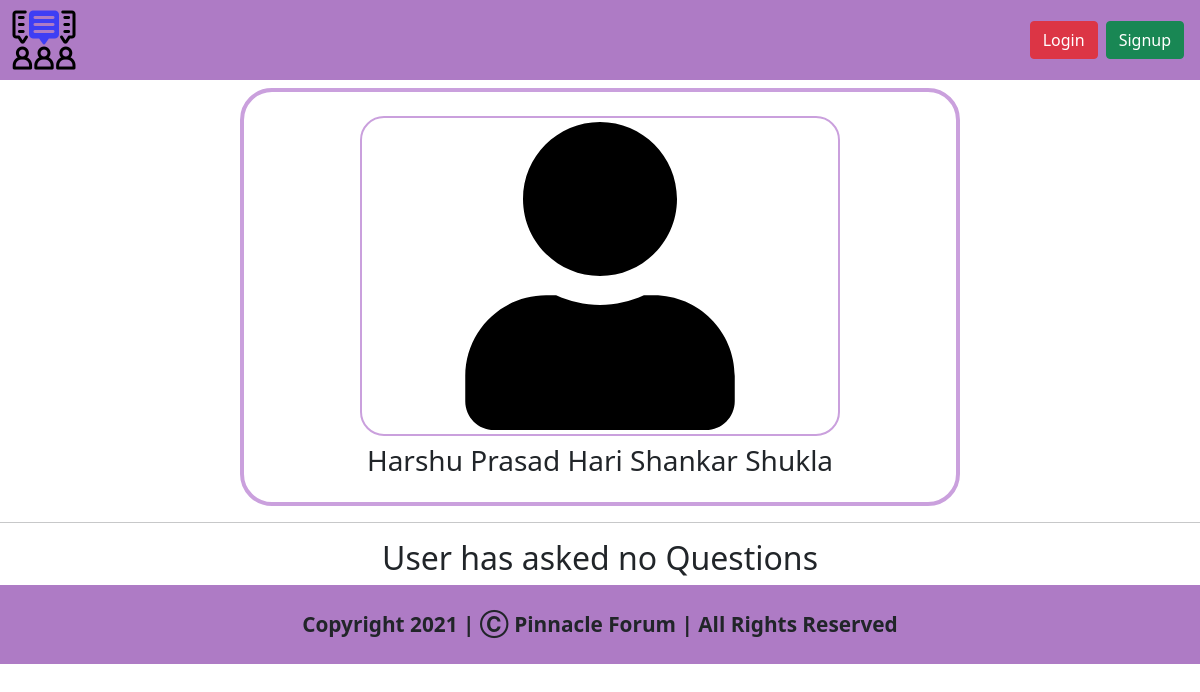
The app's page /profile/4be48ece316d4c958a0eef7aac9f994c, older data.
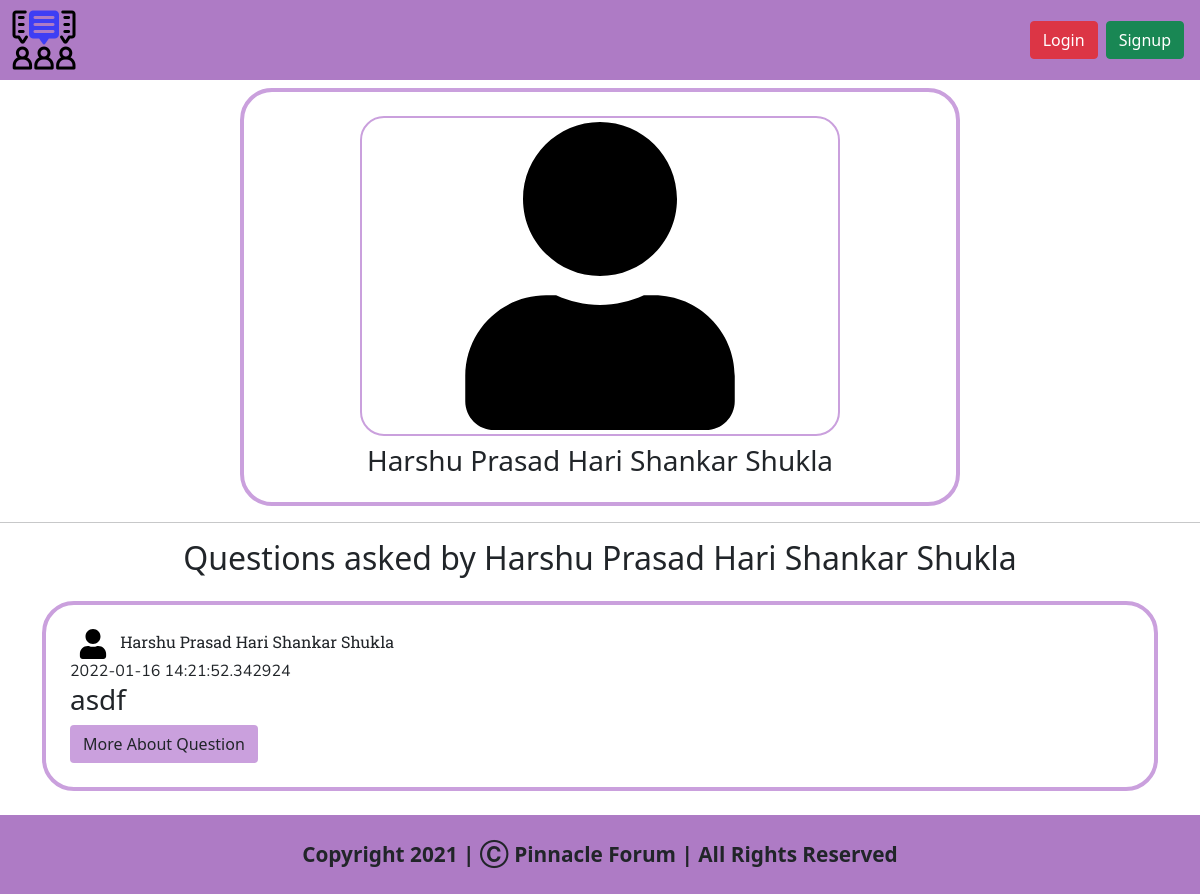
The same page, newer data.
### views/models.py (models this page shows, shortened)
class User(db.Model, UserMixin):
    userName = db.Column(db.String(1000),primary_key=True)
    realNameOfUser = db.Column(db.String(250),nullable=False)
    emailOfUser = db.Column(db.String(250),nullable=False,unique=True) #Adding unique=True to add only unique emails in database
    passwordOfUser = db.Column(db.String(1000),nullable=False)

class Question(db.Model):
    questionId = db.Column(db.String(1000),primary_key=True)
    questionTitle = db.Column(db.String(250),nullable=False)
    questionDescription = db.Column(db.String(250000),nullable=False)
    userNameOfAsker = db.Column(db.String(1000),nullable=False)
    realNameOfAsker = db.Column(db.String(250),nullable=False)
    categoryId = db.Column(db.String(300),nullable=False)
    dateNow = db.Column(db.DateTime,default=datetime.utcnow())

### views/profile.py (the view, shortened to what this page needs)
@profile.route('/<string:profileId>',methods=['GET','POST'])
def profilePageFunction(profileId):
    userObject = User.query.filter_by(userName=profileId).first()
    userQuestions = Question.query.filter_by(userNameOfAsker=profileId).all()
    hasUserAskedQuestions = Question.query.filter_by(userNameOfAsker=profileId).count() # Counting wether the user has asked some questons
    if hasUserAskedQuestions == 0:
        return render_template('profile.html',user=current_user,profileUser=userObject,noQuestions=True,categoryData=Category.query.all()) # Rendering HTML Page
    else:
        return render_template('profile.html',user=current_user,profileUser=userObject,userQuestions=userQuestions,noQuestions=False,categoryData=Category.query.all()) # Rendering HTML Page

### views/templates/profile.html (shortened to what this page needs)
<!doctype html>
<html lang="en">
<head>
  <link href="https://cdn.jsdelivr.net/npm/bootstrap@5.1.3/dist/css/bootstrap.min.css" rel="stylesheet"
>
  <link rel="stylesheet" href="{{ url_for('static',filename='css/profile.css') }}">
  <link rel="stylesheet" href="{{ url_for('static',filename='css/category.css') }}">
</head>
<body>
  <nav class="navbar navbar-expand-lg navbar-light  navigation-bar" style="background-color: rgb(174, 123, 197);">
    <div class="container-fluid">
      <a href="/">
        <img src="../static/img/logo.png" id="companyLogoNavigationBar" src="home.html" style="cursor: pointer;">
      </a>
      <div class="collapse navbar-collapse" id="navbarSupportedContent">
        <form class="d-flex">
          {% if user.is_authenticated %}
          <a class="btn btn-danger mx-1" href="/logout">Logout</a>
          <a href="/profile/{{user.userName}}" class="user-icon-navbar mx-2">
            <img src="../static/img/user-icon.svg" style="height: 30px; width: 30px;">
          </a>
          {% else %}
          <a class="btn btn-danger mx-1" data-bs-toggle="modal" data-bs-target="#loginFormModal">Login</a>
          <a class="btn btn-success mx-1" data-bs-toggle="modal" data-bs-target="#signupFormModal">Signup</a>
          {% endif %}
        </form>
      </div>
    </div>
  </nav>
  {% if user.is_authenticated %}
  {% if user.userName == profileUser.userName %}
  <div class="profile-div my-2 py-3 px-3">
    <img src="../static/img/user-icon.svg" class="user-img-profile py-1 px-1 my-2">
    <h3 class="name">{{profileUser.realNameOfUser}}</h3>
    <button class="btn profile-btn my-1" data-bs-toggle="modal" data-bs-target="#editProfileModal">Edit Profile</button>
  </div>
  <div class="modal fade" id="editProfileModal" tabindex="-1" aria-labelledby="editProfileModal" aria-hidden="true">
    <div class="modal-dialog">
      <div class="modal-content">
        <div class="modal-header">
          <h5 class="modal-title" id="editProfileModalLabel">Edit Profile</h5>
          <button type="button" class="btn-close" data-bs-dismiss="modal" aria-label="Close"></button>
        </div>
        <div class="modal-body">
          <form method="post">
            <div class="mb-3">
              <label for="name" class="form-label">Name</label>
              <input type="text" name="newRealName" value="{{profileUser.realNameOfUser}}" class="form-control" id="name">
            </div>
            <div class="mb-3">
              <label for="password" class="form-label">Password</label>
              <input type="password" name="newPassword" class="form-control" id="password">
            </div>
            <button type="submit" class="btn profile-btn">Save Changes</button>
          </form>
        </div>
        <div class="modal-footer">
          <button type="button" class="btn btn-secondary" data-bs-dismiss="modal">Close</button>
        </div>
      </div>
    </div>
  </div>
  <div class="askQuestionsDiv my-2">
    <button class="btn profile-btn" data-bs-toggle="modal" data-bs-target="#askQuestionModal">Ask Question</button>
  </div>
  <div class="modal fade" id="askQuestionModal" tabindex="-1" aria-labelledby="askQuestionModal" aria-hidden="true">
    <div class="modal-dialog">
      <div class="modal-content">
        <div class="modal-header">
          <h5 class="modal-title" id="askQuestionModalLabel">Ask Question</h5>
          <button type="button" class="btn-close" data-bs-dismiss="modal" aria-label="Close"></button>
        </div>
        <div class="modal-body">
          <form action="/askQuestion/{{profileUser.userName}}" method="post">
            <div class="mb-3">
              <label for="questionTitle" class="form-label">Title of Question</label>
              <input type="text" class="form-control" name="questionTitle" id="questionTitle">
            </div>
            <div class="mb-3">
              <label for="askAQuestionTextArea" class="form-label">Content</label>
              <textarea class="form-control" name="questionDescription" id="askAQuestionTextArea"></textarea>
            </div>
            <div class="input-group mb-3">
              <label class="input-group-text" for="selectCategoryofQuestion">Select Category of Question</label>
              <select class="form-select" name="selectACategory" id="selectCategoryofQuestion">
                {% for category in categoryData %}
                <option value="{{category.categoryId}}">{{category.categoryName}}</option>
                {% endfor %}
              </select>
            </div>
            <button type="submit" id="askQuestionSubmitButton" class="btn profile-btn">Ask a Question</button>
          </form>
        </div>
        <div class="modal-footer">
          <button type="button" class="btn btn-secondary" data-bs-dismiss="modal">Close</button>
        </div>
      </div>
    </div>
  </div>
  {% else %}
  <div class="profile-div my-2 py-3 px-3">
    <img src="../static/img/user-icon.svg" class="user-img-profile py-1 px-1 my-2">
    <h3 class="name">{{profileUser.realNameOfUser}}</h3>
  </div>
  {% endif %}
  {% else %}
  <div class="profile-div my-2 py-3 px-3">
    <img src="../static/img/user-icon.svg" class="user-img-profile py-1 px-1 my-2">
    <h3 class="name">{{profileUser.realNameOfUser}}</h3>
  </div>
  {% endif %}
  <hr>
  {% if noQuestions %}
  <div class="questions-parent-div my-2 container">
    <h2 class="text-center">User has asked no Questions</h2>
  </div>
  {% else %}
  {% if user.is_authenticated %}
  {% if user.userName == profileUser.userName %}
  <div class="questions-parent-div my-2 container">
    <h2 class="text-center">Questions asked by {{profileUser.realNameOfUser}}</h2>
    {% for question in userQuestions %}
    <div class="question-div my-4 px-4 py-4">
      <div class="user-div">
        <a href="/profile/{{profileUser.userName}}"><img src="../static/img/user-icon.svg"
            class="user-icon-question mx-2"></a>
        <span class="userName">{{profileUser.realNameOfUser}}</span>
      </div>
      <div class="dateAddedDivOfQuestion">{{question.dateNow}}</div>
      <div class="question-info">
        <h3 class="question-heading">
          {{question.questionTitle}}
        </h3>
      </div>
      <a href="/question/{{question.questionId}}" class="btn question-btn">More About Question</a>
      <a href="/deleteQuestion/{{question.questionId}}" class="btn btn-danger mx-1">Delete Question</a>
    </div>
    {% endfor %}
  </div>
  {% endif %}
  {% else %}
  <div class="questions-parent-div my-2 container">
    <h2 class="text-center">Questions asked by {{profileUser.realNameOfUser}}</h2>
    {% for question in userQuestions %}
    <div class="question-div my-4 px-4 py-4">
      <div class="user-div">
        <a href="/profile/{{profileUser.userName}}"><img src="../static/img/user-icon.svg"
            class="user-icon-question mx-2"></a>
        <span class="userName">{{profileUser.realNameOfUser}}</span>
      </div>
      <div class="dateAddedDivOfQuestion">{{question.dateNow}}</div>
      <div class="question-info">
        <h3 class="question-heading">
          {{question.questionTitle}}
        </h3>
      </div>
      <a href="/question/{{question.questionId}}" class="btn question-btn">More About Question</a>
    </div>
    {% endfor %}
  </div>
  {% endif %}
  {% endif %}
  <footer class="py-4"
    style="background-color: rgb(174, 123, 197); width: 100%; font-weight: bold; font-size: 1.3rem; text-align: center;">
    Copyright 2021 | Ⓒ Pinnacle Forum | All Rights Reserved
  </footer>
</body>
</html>

### views/static/css/profile.css (style rules this page uses)
* { margin: 0px; padding: 0px; }
.profile-div { display: flex; flex-direction: column; align-items: center; justify-content: center; border: 4px solid rgb(202, 160, 221); border-radius: 32px; width: 60vw; margin-right: auto; margin-left: auto; }
.user-img-profile { height: 40vh; width: 40vw; border-radius: 2vw; border: 2px solid rgb(202, 160, 221); }

### views/static/css/category.css (style rules this page uses)
* { margin: 0px; padding: 0px; }
.question-div { border: 4px solid rgb(202, 160, 221); border-radius: 32px; }
.user-icon-question { height: 30px; width: 30px; }
.question-btn { background-color: rgb(202, 160, 221); }
.userName { font-family: 'Roboto Slab', serif; }
.dateAddedDivOfQuestion { font-family: 'Nunito', sans-serif; }

Row changes from the older to the newer data that the page shows:
shown differently, row unchanged: User "Harshu Prasad Hari Shankar Shukla": realNameOfUser (not shown) → "Harshu Prasad Hari Shankar Shukla"
added Question: {{ profileUser.realNameOfUser }} "Harshu Prasad Hari Shankar Shukla", dateNow "2022-01-16 14:21:52.342924", questionTitle "asdf"
Text that changed along with them:
text no longer shown: "User has asked no Questions"
text now shown: "Questions asked by"
